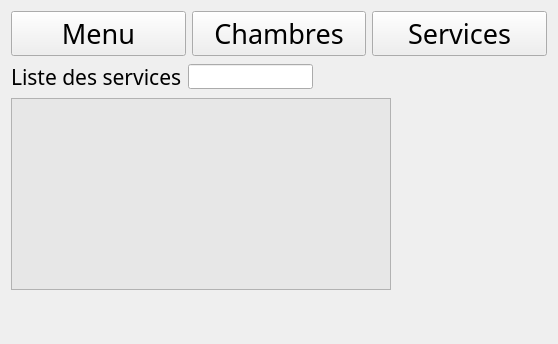
      <widget class="QWidget" name="Services">
       <layout class="QVBoxLayout" name="verticalLayout_62">
        <item>
         <layout class="QHBoxLayout" name="horizontalLayout_28">
          <item>
           <widget class="QPushButton" name="pushButton_petitmenu">
            <property name="font">
             <font>
              <family>Quicksand SemiBold</family>
              <pointsize>20</pointsize>
              <weight>50</weight>
              <bold>false</bold>
             </font>
            </property>
            <property name="text">
             <string>Menu</string>
            </property>
           </widget>
          </item>
          <item>
           <widget class="QPushButton" name="pushButton_Chambre">
            <property name="font">
             <font>
              <family>Quicksand SemiBold</family>
              <pointsize>20</pointsize>
              <weight>50</weight>
              <bold>false</bold>
             </font>
            </property>
            <property name="text">
             <string>Chambres</string>
            </property>
           </widget>
          </item>
          <item>
           <widget class="QPushButton" name="pushButton_services">
            <property name="font">
             <font>
              <family>Quicksand SemiBold</family>
              <pointsize>20</pointsize>
              <weight>50</weight>
              <bold>false</bold>
             </font>
            </property>
            <property name="text">
             <string>Services</string>
            </property>
           </widget>
          </item>
         </layout>
        </item>
        <item>
         <layout class="QHBoxLayout" name="horizontalLayout_103">
          <item>
           <layout class="QVBoxLayout" name="verticalLayout_61">
            <item>
             <layout class="QHBoxLayout" name="horizontalLayout_102">
              <item>
               <widget class="QLabel" name="label_listeServices">
                <property name="font">
                 <font>
                  <family>Quicksand SemiBold</family>
                  <pointsize>16</pointsize>
                 </font>
                </property>
                <property name="text">
                 <string>Liste des services</string>
                </property>
               </widget>
              </item>
              <item>
               <widget class="QLineEdit" name="lineEdit_rechercheServices">
                <property name="font">
                 <font>
                  <family>Quicksand SemiBold</family>
                  <weight>75</weight>
                  <bold>true</bold>
                 </font>
                </property>
               </widget>
              </item>
              <item>
               <widget class="QPushButton" name="pushButton_rechercherService">
                <property name="maximumSize">
                 <size>
                  <width>50</width>
                  <height>50</height>
                 </size>
                </property>
                <property name="styleSheet">
                 <string notr="true">#pushButton_rechercherService{
background-color: transparent;
border-image: url(:/pics/pics/search.png);
background: none;
border: none;
background-repeat: none;
}</string>
                </property>
                <property name="text">
                 <string/>
                </property>
               </widget>
              </item>
              <item>
               <spacer name="horizontalSpacer_73">
                <property name="orientation">
                 <enum>Qt::Horizontal</enum>
                </property>
                <property name="sizeHint" stdset="0">
                 <size>
                  <width>40</width>
                  <height>20</height>
                 </size>
                </property>
               </spacer>
              </item>
             </layout>
            </item>
            <item>
             <widget class="QTableView" name="tableView_services">
              <property name="minimumSize">
               <size>
                <width>150</width>
                <height>150</height>
               </size>
              </property>
              <property name="maximumSize">
               <size>
                <width>700</width>
                <height>1000</height>
               </size>
              </property>
              <property name="styleSheet">
               <string notr="true">QTableView{
background:rgb(231, 231, 231);
}</string>
              </property>
             </widget>
            </item>
           </layout>
          </item>
          <item>
           <widget class="QFrame" name="ser">
            <property name="minimumSize">
             <size>
              <width>150</width>
              <height>0</height>
             </size>
            </property>
            <layout class="QVBoxLayout" name="verticalLayout_60">
             <item>
              <widget class="QPushButton" name="ajouter_service">
               <property name="maximumSize">
                <size>
                 <width>50</width>
                 <height>50</height>
                </size>
               </property>
               <property name="styleSheet">
                <string notr="true">#ajouter_service{
background-color: transparent;
border-image: url(:/pics/pics/add.png);
background: none;
border: none;
background-repeat: none;
}</string>
               </property>
               <property name="text">
                <string/>
               </property>
              </widget>
             </item>
             <item>
              <widget class="QPushButton" name="supprimer_service">
               <property name="maximumSize">
                <size>
                 <width>50</width>
                 <height>50</height>
                </size>
               </property>
               <property name="styleSheet">
                <string notr="true">#supprimer_service{
background-color: transparent;
border-image: url(:/pics/pics/trashSahar.png);
background: none;
border: none;
background-repeat: none;
}</string>
               </property>
               <property name="text">
                <string/>
               </property>
              </widget>
             </item>
             <item>
              <widget class="QPushButton" name="pushButton_triServices">
               <property name="maximumSize">
                <size>
                 <width>50</width>
                 <height>50</height>
                </size>
               </property>
               <property name="styleSheet">
                <string notr="true">#pushButton_triServices{
background-color: transparent;
border-image: url(:/pics/pics/sort.png);
background: none;
border: none;
background-repeat: none;
}</string>
               </property>
               <property name="text">
                <string/>
               </property>
              </widget>
             </item>
            </layout>
           </widget>
          </item>
         </layout>
        </item>
        <item>
         <widget class="QLabel" name="animation_service">
          <property name="maximumSize">
           <size>
            <width>500</width>
            <height>500</height>
           </size>
          </property>
          <property name="baseSize">
           <size>
            <width>2</width>
            <height>0</height>
           </size>
          </property>
          <property name="font">
           <font>
            <family>Quicksand SemiBold</family>
            <pointsize>20</pointsize>
           </font>
          </property>
          <property name="text">
           <string/>
          </property>
         </widget>
        </item>
       </layout>
      </widget>
